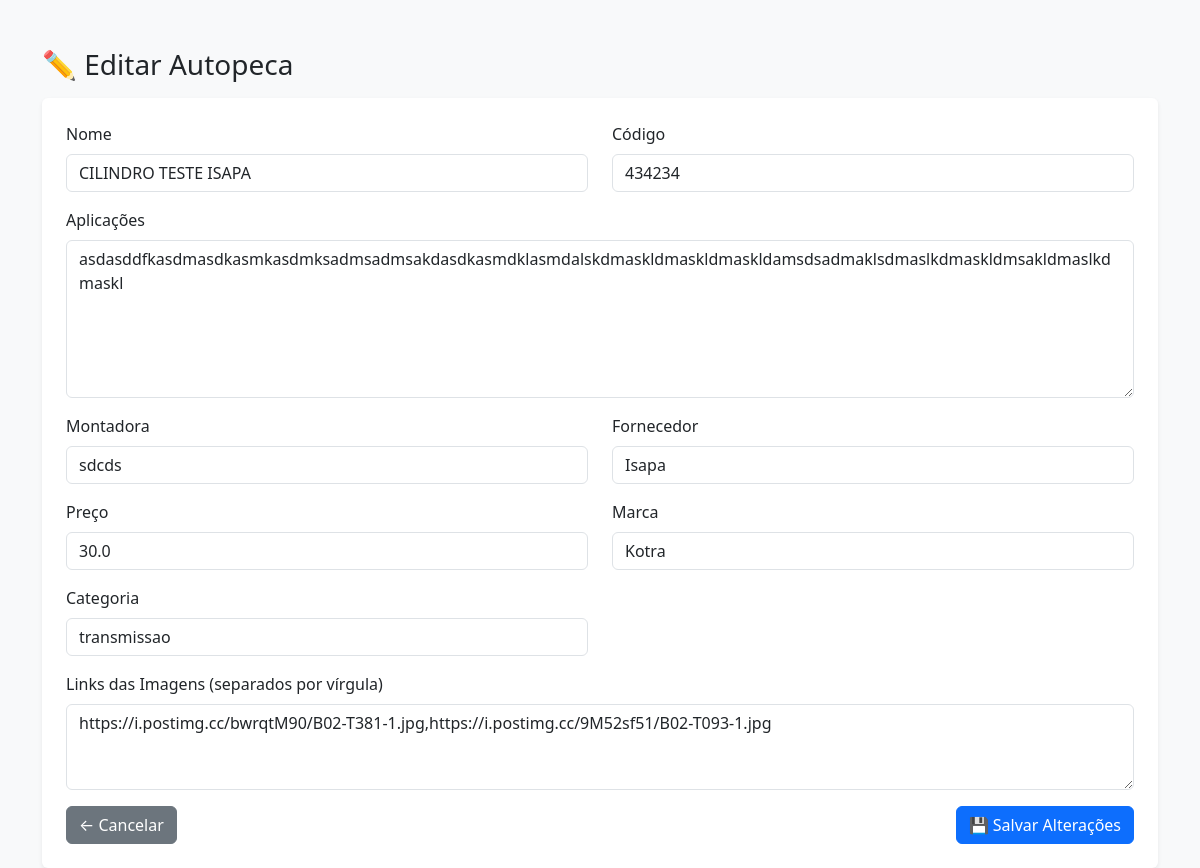
Page /editar/7 (signed in) on the committed database.
### app.py (models this page shows)
class Peca(db.Model):
    id = db.Column(db.Integer, primary_key=True)
    nome = db.Column(db.String(100))
    codigo = db.Column(db.String(50))
    aplicacoes = db.Column(db.String(2000))  # aumentei limite para textos longos
    fornecedor = db.Column(db.String(100))
    preco = db.Column(db.String(20))
    marca = db.Column(db.String(50))
    montadora = db.Column(db.String(50))
    categoria = db.Column(db.String(50))
    imagens = db.Column(db.Text)  # múltiplas URLs separadas por vírgula
    tipo_produto = db.Column(db.String(50), default='autopeca')

### app.py (the view, shortened to what this page needs)
@app.route('/editar/<int:peca_id>', methods=['GET', 'POST'])
@login_required
def editar(peca_id):
    if current_user.tipo != 'admin':
        abort(403)
    peca = Peca.query.get_or_404(peca_id)
    return render_template('editar.html', item=peca, tipo=peca.tipo_produto)

### app.py (called while the page is built)
@login_manager.user_loader
def load_user(user_id):
    return Usuario.query.get(int(user_id))

### Templates/editar.html (shortened to what this page needs)
<!DOCTYPE html>
<html lang="pt-br">
<head>
    <link href="https://cdn.jsdelivr.net/npm/bootstrap@5.3.0/dist/css/bootstrap.min.css" rel="stylesheet">
</head>
<body class="bg-light">
<div class="container mt-5">
    <h3>✏️ Editar {{ tipo|capitalize }}</h3>
    <form method="POST" class="bg-white p-4 rounded shadow-sm mt-3">
        <div class="row">
            <div class="col-md-6 mb-3">
                <label class="form-label">Nome</label>
                <input type="text" name="nome" class="form-control" value="{{ item.nome }}" required>
            </div>
            <div class="col-md-6 mb-3">
                <label class="form-label">Código</label>
                <input type="text" name="codigo" class="form-control" value="{{ item.codigo }}">
            </div>
            {% if tipo == 'autopeca' %}
<div class="col-md-12 mb-3">
  <label class="form-label">Aplicações</label>
  <textarea name="aplicacoes" class="form-control" rows="6">{{ item.aplicacoes }}</textarea>
</div>
<div class="col-md-6 mb-3">
  <label class="form-label">Montadora</label>
  <input type="text" name="montadora" class="form-control" value="{{ item.montadora }}">
</div>
{% endif %}
            <div class="col-md-6 mb-3">
                <label class="form-label">Fornecedor</label>
                <input type="text" name="fornecedor" class="form-control" value="{{ item.fornecedor }}">
            </div>
            <div class="col-md-6 mb-3">
                <label class="form-label">Preço</label>
                <input type="text" name="preco" class="form-control" value="{{ item.preco }}">
            </div>
            <div class="col-md-6 mb-3">
                <label class="form-label">Marca</label>
                <input type="text" name="marca" class="form-control" value="{{ item.marca }}">
            </div>
            <div class="col-md-6 mb-3">
                <label class="form-label">Categoria</label>
                <input type="text" name="categoria" class="form-control" value="{{ item.categoria }}">
            </div>
            <div class="col-md-12 mb-3">
    <label class="form-label">Links das Imagens (separados por vírgula)</label>
    <textarea name="imagens" class="form-control" rows="3">{{ item.imagens }}</textarea>
</div>
        </div>
        <div class="d-flex justify-content-between">
            <a href="{{ url_for('catalogo_por_tipo', tipo_produto=tipo) }}" class="btn btn-secondary">← Cancelar</a>
            <button type="submit" class="btn btn-primary">💾 Salvar Alterações</button>
        </div>
    </form>
</div>
</body>
</html>

### rows in the picture
Peca: tipo_produto "Autopeca", nome "CILINDRO TESTE ISAPA", codigo "434234", aplicacoes "asdasddfkasdmasdkasmkasdmksadmsadmsakdasdkasmdklasmdalskdmaskldmaskldmaskldamsdsadmaklsdmaslkdmaskldmsakldmaslkdmaskl", montadora "sdcds", fornecedor "Isapa", preco "30.0", marca "Kotra", categoria "transmissao", imagens "https://i.postimg.cc/bwrqtM90/B02-T381-1.jpg,https://i.postimg.cc/9M52sf51/B02-T093-1.jpg"
